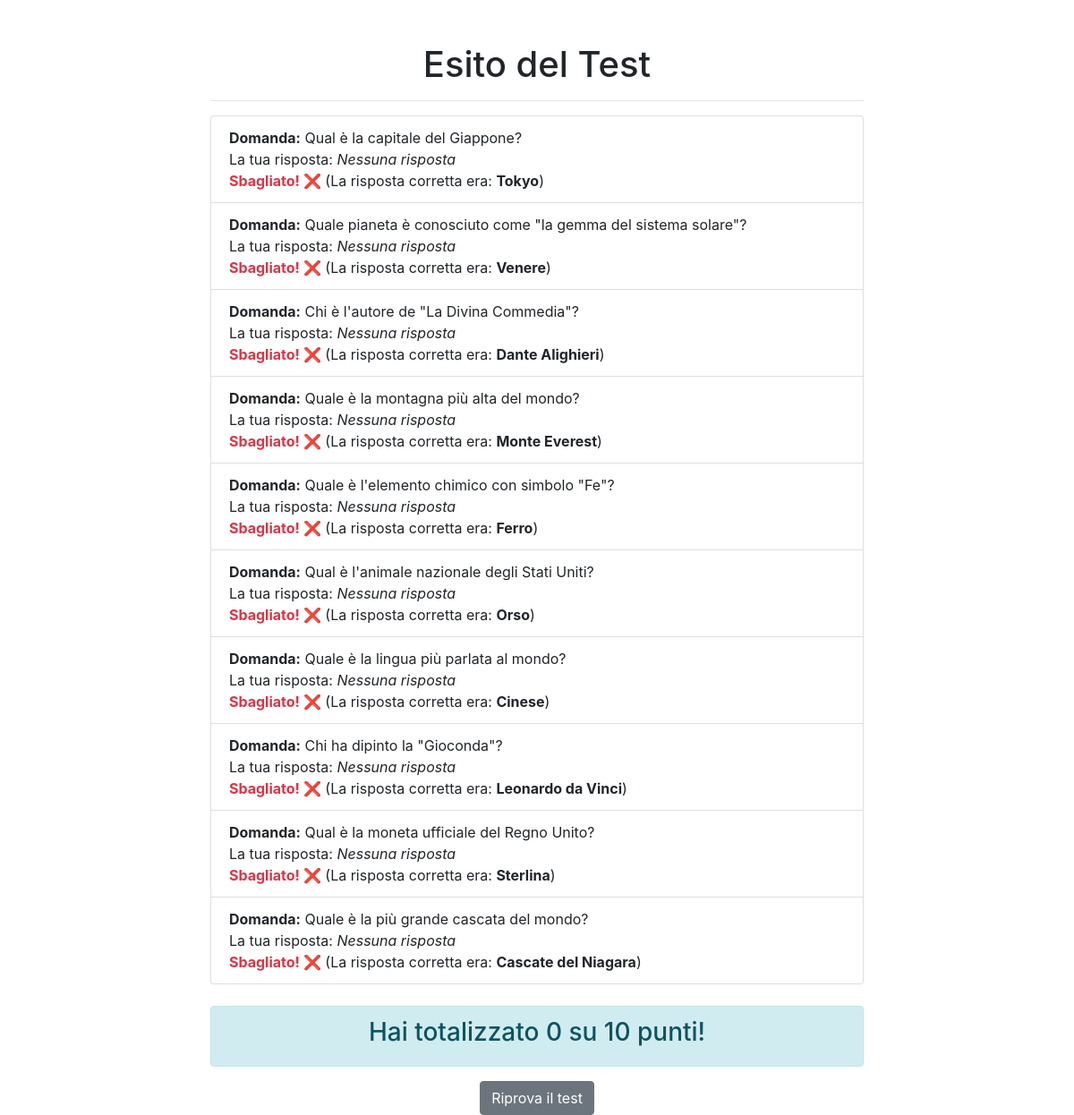
The page /Es01_Onlitest/risultato.php on the database its author committed.
### tables this page shows
CREATE TABLE `Risposte` (
  `ID` int(11) NOT NULL,
  `DomandaID` int(11) DEFAULT NULL,
  `Testo` varchar(100) NOT NULL,
  `Corretta` tinyint(1) DEFAULT NULL
);

CREATE TABLE `Domande` (
  `ID` int(11) NOT NULL,
  `Testo` varchar(255) NOT NULL
);

### Es01_Onlitest/risultato.php (the view, shortened to what this page needs)
<html lang="en">
<head>
    <link rel="stylesheet" href="https://cdn.jsdelivr.net/npm/bootstrap@4.6.2/dist/css/bootstrap.min.css">
</head>
<body>
    <div class="container mt-5">
        <div class="row">
            <div class="col-md-8 offset-md-2 text-center">
                <h1>Esito del Test</h1>
                <hr>
                <?php
                $con = mysqli_connect("localhost", "root", "", "4e_onlitest");
                $sql = "SELECT domande.ID, domande.Testo as domanda, risposte.Testo as risposta_corretta
                        FROM domande
                        JOIN risposte ON domande.ID = risposte.DomandaID
                        WHERE risposte.Corretta = 1
                        ORDER BY domande.ID";
                $rs = $con->query($sql);
                $punteggio = 0;
                $totaleDomande = $rs->num_rows;
                $cnt = 0;
                echo "<ul class='list-group text-left mb-4'>";
                while ($record = $rs->fetch_assoc()) {
                    $nomeInput = "domanda" . $cnt;
                    $rispostaUtente = isset($_POST[$nomeInput]) ? $_POST[$nomeInput] : "Nessuna risposta";
                    $rispostaCorretta = $record["risposta_corretta"];
                    echo "<li class='list-group-item'>";
                    echo "<strong>Domanda:</strong> " . $record["domanda"] . "<br>";
                    echo "La tua risposta: <i>$rispostaUtente</i><br>";
                    if ($rispostaUtente === $rispostaCorretta) {
                        echo "<span class='text-success font-weight-bold'>Corretto! ✅</span>";
                        $punteggio++;
                    } else {
                        echo "<span class='text-danger font-weight-bold'>Sbagliato! ❌</span> ";
                        echo "(La risposta corretta era: <b>$rispostaCorretta</b>)";
                    }
                    echo "</li>";
                    $cnt++;
                }
                echo "</ul>";
                echo "<div class='alert alert-info'>";
                echo "<h3>Hai totalizzato $punteggio su $totaleDomande punti!</h3>";
                echo "</div>";
                echo "<a href='index.php' class='btn btn-secondary'>Riprova il test</a>";
                ?>
            </div>
        </div>
    </div>
</body>
</html>

### rows shown on the page
risposte: DomandaID.Testo "Qual è la capitale del Giappone?", rispostaUtente "Nessuna risposta", Testo "Tokyo"
risposte: DomandaID.Testo "Quale pianeta è conosciuto come \"la gemma del sistema solare\"?", rispostaUtente "Nessuna risposta", Testo "Venere"
risposte: DomandaID.Testo "Chi è l'autore de \"La Divina Commedia\"?", rispostaUtente "Nessuna risposta", Testo "Dante Alighieri"
risposte: DomandaID.Testo "Quale è la montagna più alta del mondo?", rispostaUtente "Nessuna risposta", Testo "Monte Everest"
risposte: DomandaID.Testo "Quale è l'elemento chimico con simbolo \"Fe\"?", rispostaUtente "Nessuna risposta", Testo "Ferro"
risposte: DomandaID.Testo "Qual è l'animale nazionale degli Stati Uniti?", rispostaUtente "Nessuna risposta", Testo "Orso"
risposte: DomandaID.Testo "Quale è la lingua più parlata al mondo?", rispostaUtente "Nessuna risposta", Testo "Cinese"
risposte: DomandaID.Testo "Chi ha dipinto la \"Gioconda\"?", rispostaUtente "Nessuna risposta", Testo "Leonardo da Vinci"
risposte: DomandaID.Testo "Qual è la moneta ufficiale del Regno Unito?", rispostaUtente "Nessuna risposta", Testo "Sterlina"
risposte: DomandaID.Testo "Quale è la più grande cascata del mondo?", rispostaUtente "Nessuna risposta", Testo "Cascate del Niagara"

### other values the page prints
$punteggio "0"
$totaleDomande "10"
